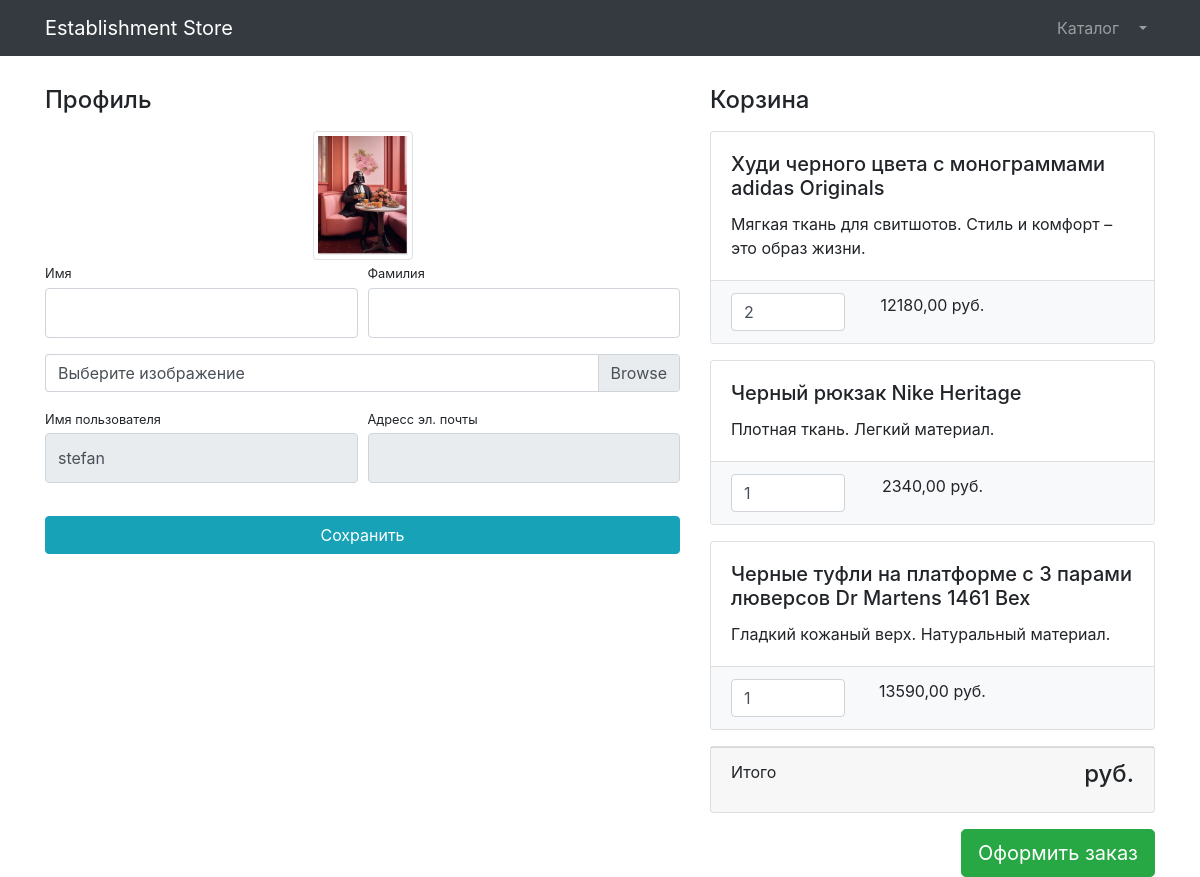
Page /users/profile/1/ (signed in) on the committed database.
### users/models.py (models this page shows)
class User(AbstractUser):
    image = models.ImageField(upload_to='users_images', null=True, blank=True)
    is_verified_email = models.BooleanField(default=False)

### products/models.py (models this page shows, shortened)
class Basket(models.Model):
    user = models.ForeignKey(to=User, on_delete=models.CASCADE)
    product = models.ForeignKey(to=Product, on_delete=models.CASCADE)
    quantity = models.PositiveSmallIntegerField(default=0)
    created_timestamp = models.DateTimeField(auto_now_add=True)
    def sum(self):
        return self.product.product_price * self.quantity

class Product(models.Model):
    product_name = models.CharField(max_length=256, unique=True)
    description = models.TextField(null=True, blank=True)
    product_image = models.ImageField(upload_to='product_images')
    product_price = models.DecimalField(max_digits=8, decimal_places=2)
    product_quantity = models.PositiveIntegerField(default=0)
    category = models.ForeignKey(ProductCategory, on_delete=models.CASCADE)
    created_at = models.DateTimeField(default=timezone.now)
    class Meta:
        verbose_name = 'Product'
        verbose_name_plural = 'Products'

### users/views.py (the view, shortened to what this page needs)
# urls.py: path('profile/<int:pk>/', login_required(views.UserProfileView.as_view()), name='profile'),
class UserProfileView(TitleMixin, SuccessMessageMixin, UpdateView):
    model = User
    form_class = UserProfileForm
    template_name = 'users/profile.html'
    success_message = 'Профиль успешно обновлен!'
    title = 'Establishment-Store User Profile'

### users/forms.py
class UserProfileForm(UserChangeForm):
    first_name = forms.CharField(widget=forms.TextInput(attrs={'class': 'form-control py-4'}))
    last_name = forms.CharField(widget=forms.TextInput(attrs={'class': 'form-control py-4'}))
    image = forms.ImageField(widget=forms.FileInput(attrs={
        'class': 'custom-file-label',
        }), required=False)
    username = forms.CharField(widget=forms.TextInput(attrs={
        'class': 'form-control py-4',
        'readonly': True
        }))
    email = forms.CharField(widget=forms.TextInput(attrs={
        'class': 'form-control py-4',
        'readonly': True
        }))
    class Meta:
        model = User
        fields = ['first_name', 'last_name', 'image', 'username', 'email']

### common/views.py (called while the page is built)
    def get_context_data(self, **kwargs):
        context = super().get_context_data(**kwargs)
        context['title'] = self.title
        context['discount'] = True
        return context

### products/context_processors.py (called while the page is built)
def baskets(request):
    user = request.user
    return {'baskets': Basket.objects.filter(user=user) if user.is_authenticated else []}

### users/templates/users/profile.html (shortened to what this page needs)
{% extends "products/base.html" %}
{% load static %}
{% block content %}
    <div class="container" style="margin-top: 70px;">
    <div class="row">
        <div class="col-lg-7">
            <h4 class="mt-3 mb-3">Профиль</h4>
            <div class="col-lg-12 text-center">
                <img width="100" height="100"
                     src="{% if user.image %}
                             {{ user.image.url }}
                          {% else %}
                             {% static 'vendor/img/users/default_avatar.jpg' %}
                          {% endif %}"
                     class="img-thumbnail">
            </div>
            <form action="{% url 'users:profile' user.id %}" method="post" enctype="multipart/form-data">
                <div class="form-row">
                    <div class="col-lg-6">
                        <div class="form-group">
                            <label class="small mb-1" for="{{form.first_name.id_for_label }}">Имя</label>
                            {{ form.first_name }}
                        </div>
                    </div>
                    <div class="col-lg-6">
                        <div class="form-group">
                            <label class="small mb-1" for={{ form.last_name.id_for_label }}>Фамилия</label>
                            {{form.last_name}}
                        </div>
                    </div>
                </div>
                <div class="form-row mb-2">
                    <div class="col-lg-12">
                        <div class="custom-file">
                            <label class="custom-file-label" for="{{ form.image.id_for_label }}">Выберите изображение</label>
                        </div>
                    </div>
                </div>
                <div class="form-row">
                    <div class="col-lg-6">
                        <label class="small mb-1" for="{{form.username.id_for_label  }}">Имя пользователя</label>
                        {{ form.username }}
                    </div>
                    <div class="col-lg-6">
                        <label class="small mb-1" for="{{ form.email.id_for_label }}">Адресс эл. почты</label>
                        {{ form.email }}
                    </div>
                </div>
                <div class="form-row">
                    <div class="col-lg-12" style="margin-top: 33px;">
                        <input class="btn btn-info btn-block" type="submit" value="Сохранить">
                    </div>
                </div>
            </form>
        </div>
        <div class="col-lg-5">
            {% include 'products/baskets.html' %}
        </div>
        </div>
    </div>
{% endblock %}

### products/templates/products/baskets.html (shortened to what this page needs)
{% if baskets %}
    <h4 class="mt-3 mb-3 d-flex justify-content-between align-items-center mb-3">
        Корзина
    </h4>
    {% for basket in baskets %}
        <div class="card mb-3">
        <div class="card-body">
            <h5 class="card-title">{{ basket.product.product_name }}</h5>
            <p class="card-text">{{ basket.product.description }}</p>
        </div>
        <ul class="list-group list-group-flush">
            <li class="list-group-item bg-light">
                <div class="row text-center">
                    <div class="col-lg-4">
                        <input name="basketID" type="number" class="form-control"
                            value="{{ basket.quantity }}" min="0">
                    </div>
                    <div class="col-lg-4">{{ basket.sum }} руб.</div>
                    <div class="col-lg-4">
                    </div>
                </div>
            </li>
        </ul>
        </div>
    {% endfor %}
    <div class="card mb-3">
        <div class="card-footer">
            <p class="float-left">Итого</p>
            <h4 class="float-right">{{ total_sum }} руб.</h4>
        </div>
    </div>
    <a class="btn btn-success btn-lg float-right" href="../orders/order-create.html">
        Оформить заказ
    </a>
{% else %}
    <h4 class="mt-3 mb-3 text-center">Корзина пуста </h4>
{% endif %}

### rows in the picture
User: image (picture), username "stefan"
Basket: product.product_name "Худи черного цвета с монограммами adidas Originals", product.description "Мягкая ткань для свитшотов. Стиль и комфорт – это образ жизни.", basketID "2", sum "12180,00"
Basket: product.product_name "Черный рюкзак Nike Heritage", product.description "Плотная ткань. Легкий материал.", basketID "1", sum "2340,00"
Basket: product.product_name "Черные туфли на платформе с 3 парами люверсов Dr Martens 1461 Bex", product.description "Гладкий кожаный верх. Натуральный материал.", basketID "1", sum "13590,00"
